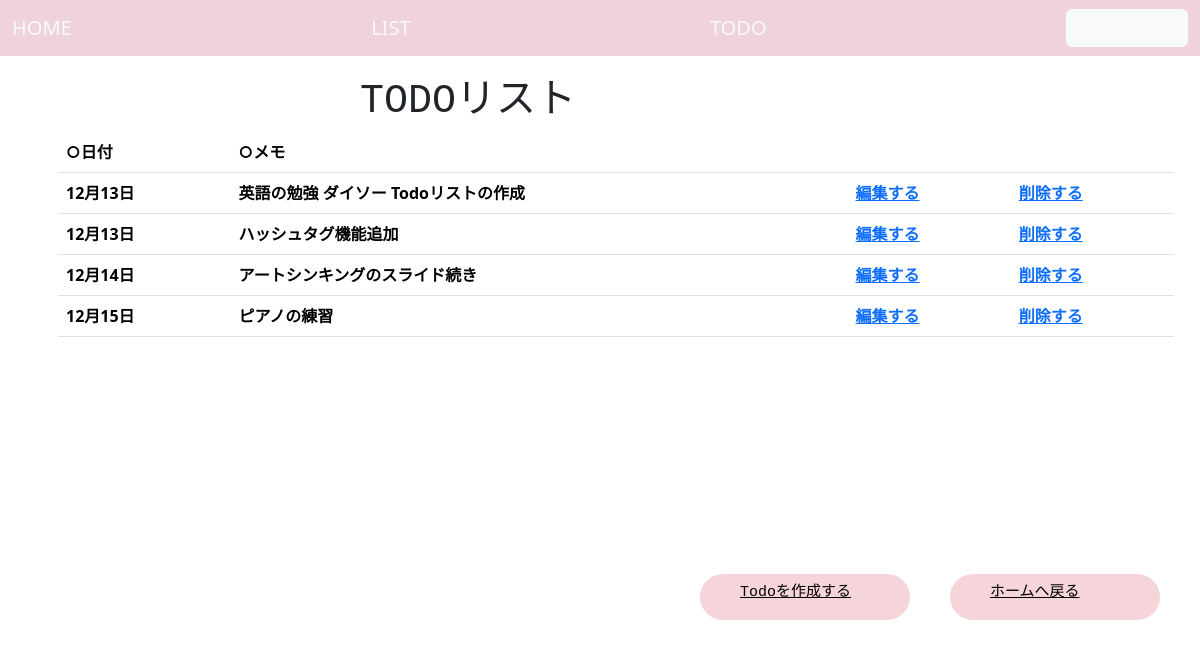
Screenshot of /spdiary/listpage/ with the database file from the repository.
### spdiary/models.py (models this page shows)
class Todo(models.Model):
    time = models.DateField(verbose_name="作成日", default=timezone.now)
    memo = models.TextField(max_length=255)

### spdiary/views.py (the view)
# urls.py: path('listpage/',Listpage.as_view(),name='listpage'),
class Listpage(generic.ListView):
    model = Todo
    template_name = 'todo/listpage.html'

### templates/todo/listpage.html (shortened to what this page needs)
{% extends './base.html' %}
{% block content %}
<div class="Main">TODOリスト</div>
<ul>
    <div class="container">
        <table class="table caption-top">
            <thead>
                <tr>
                    <th scope="col">○日付</th>
                    <th scope="col">○メモ</th>
                    <th scope="col"></th>
                    <th scope="col"></th>
                </tr>
                <tbody>
                {% for item in object_list %}
                <tr>
                    <th>{{ item.time|date:" m月d日" }}</th>
                    <th>{{ item.memo }}</th>
                    <th><a href="{% url 'spdiary:updatepage' item.pk %}">編集する</a></th>
                    <th><a href="{% url 'spdiary:deletepage' item.pk %}">削除する</a></th>
                </tr>
                {% endfor %}
                </tbody>
            </thead>
        </table>
    </div>
</ul>
<a class="createpage" href="{% url 'spdiary:createpage' %}"><span class="yohaku">Todoを作成する</span></a>
<a class="homepage" href="{% url 'spdiary:index' %}"><span class="yohaku">ホームへ戻る</span></a>
{% endblock %}

### templates/todo/listpage.html (style rules this page uses)
.createpage { width: 210px; min-height: 46px; background-color: #f5d4da; font-size: 15px; font-family: monospace; color: #000000 ; line-height: 38px; border: none; border-radius: 40px; position: absolute; left: 700px; bottom: 180px; }
.homepage { width: 210px; min-height: 46px; background-color: #f5d4da; font-size: 15px; font-family: monospace; color: #000000 ; line-height: 38px; border: none; border-radius: 40px; position: absolute; left: 950px; bottom: 180px; }
.yohaku { margin:4px 40px; }
.Main { font-family: monospace; padding-left:30%; font-size:40px; }

### rows the page displays
Todo: time "12月13日", memo "英語の勉強 ダイソー Todoリストの作成"
Todo: time "12月13日", memo "ハッシュタグ機能追加"
Todo: time "12月14日", memo "アートシンキングのスライド続き"
Todo: time "12月15日", memo "ピアノの練習"
